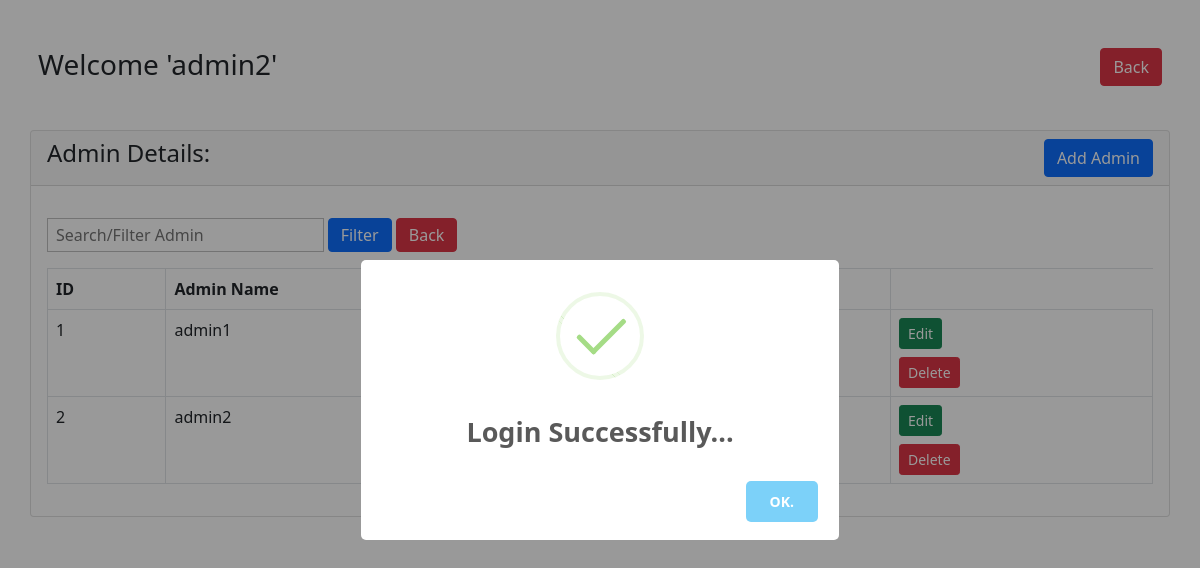
/admin-edit.php (signed in), run on the app's committed database.
### tables this page shows
CREATE TABLE `admin_data` (
  `id` int(11) NOT NULL,
  `admin_name` varchar(50) NOT NULL,
  `admin_password` varchar(50) NOT NULL DEFAULT 'admin123'
);

### admin-edit.php (the view, shortened to what this page needs)
<?php
     if (isset($_POST['search_admin'])) {
          $search_for_admin = $_POST['search_for_admin'];
          $query = "SELECT * FROM `admin_data` WHERE CONCAT(`admin_name`) LIKE '%".$search_for_student."%'";
          $search_result = filterTable($query);
     }
     else{
          $query = "SELECT * FROM `admin_data`";
          $search_result = filterTable($query);
     }
     function filterTable($query){
          $con = mysqli_connect("localhost", "root", "", "bus_management_system");
          $filter_result = mysqli_query($con, $query);
          return $filter_result;
     }
?>
<!doctype html>
<html lang="en">
<head>
     <link href="https://cdn.jsdelivr.net/npm/bootstrap@5.0.2/dist/css/bootstrap.min.css" rel="stylesheet">
</head>
<body>
     <div class="container mt-5 mb-5 p-0">
          <h3 class="px-2 my-5">Welcome '<?php echo($_SESSION['admin_name']); ?>'
          <a href="admin.php" name="logout_btn" class="btn btn-danger float-end">Back</a>
          </h3>
          <div class="row p-0">
               <div class="col-md-12">
                    <div class="card p-0">
                         <div class="card-header">
                              <h4>Admin Details:
                                  <a href="admin_create_page.php" class="btn btn-primary float-end">Add Admin</a>
                              </h4>
                         </div>
                         <div class="card-body table-responsive">
                              <form action="admin-edit.php" method="POST" class="d-inline">
                                   <input type="text" required placeholder="Search/Filter Admin" class="form-check-input px-2 py-3 w-25 my-3" name="search_for_admin">
                                   <input  type="submit" name="search_admin" value="Filter" class="btn btn-primary py-1 my-3">
                                   <a href="admin-edit.php" class="btn btn-danger py-1 my-3">Back</a>
                              </form>
                              <table class="table table-bordered table-hover">
                                   <thead>
                                        <tr>
                                             <th>ID</th>
                                             <th>Admin Name</th>
                                             <th>Password</th>
                                        </tr>
                                   </thead>
                                   <tbody>
                                   <?php while($student = mysqli_fetch_array($search_result)): ?>
                                       <tr>
                                             <td><?php echo $student['id']; ?></td>
                                             <td><?php echo $student['admin_name']; ?></td>
                                             <td><?php echo $student['admin_password']; ?></td>
                                             <td>
                                                  <a href="#?id=<?php echo $student['id']; ?>" class="btn btn-success btn-sm">Edit</a>
                                                  <form action="backend_code.php" method="POST">
                                                       <button  type="submit" name="delete_student" value="<?php echo $student['id']; ?>" href="" class="btn btn-danger btn-sm mt-2">Delete</button>
                                                  </form>
                                             </td>
                                        </tr>
                                   <?php  endwhile; ?>
                                   </tbody>
                              </table>
                         </div>
                    </div>
               </div>
          </div>
     </div>
</body>
</html>

### data on the page
admin_data: id "1", admin_name "admin1"
admin_data: id "2", admin_name "admin2"

### other printed values
$_SESSION['admin_name'] "admin2"
